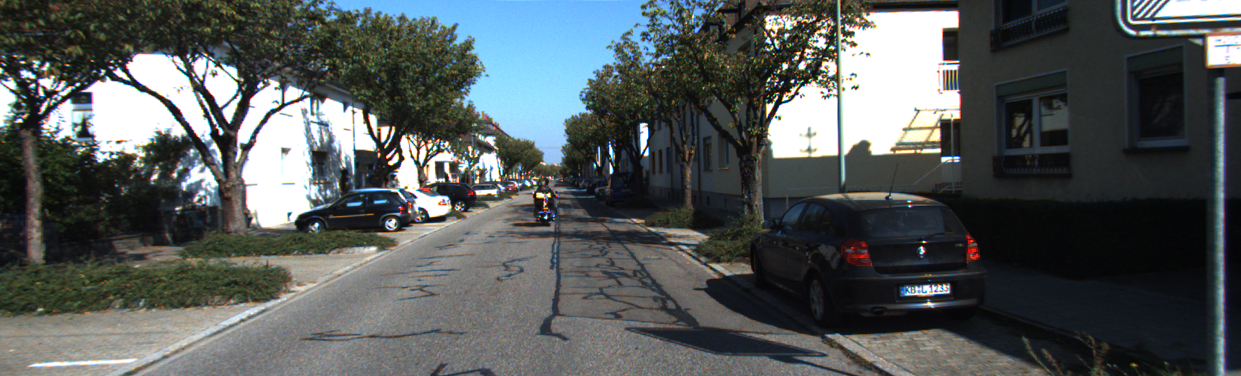
#> input picture data/kitti_l.png, 1241 x 376 px
$ python epipolar.py
#> lines starting #> are read from the running program, lines starting #| are printed output that depends on the picture
import cv2
import numpy as np
from matplotlib import pyplot as plt


def drawlines(img1,img2,lines,pts1,pts2):
    ''' img1 - image on which we draw the epilines for the points in img2
        lines - corresponding epilines '''
    r,c = img1.shape
    img1 = cv2.cvtColor(img1,cv2.COLOR_GRAY2BGR)
    img2 = cv2.cvtColor(img2,cv2.COLOR_GRAY2BGR)
    for r,pt1,pt2 in zip(lines,pts1,pts2):
        color = tuple(np.random.randint(0,255,3).tolist())
        x0,y0 = map(int, [0, -r[2]/r[1] ])
        x1,y1 = map(int, [c, -(r[2]+r[0]*c)/r[1] ])
        cv2.line(img1, (x0,y0), (x1,y1), color,1)
        cv2.circle(img1,tuple(pt1),10,color,-1)
        cv2.circle(img2,tuple(pt2),10,color,-1)

    return img1,img2

if __name__ == "__main__":
    img1 = cv2.imread('../data/kitti_l.png', 0)
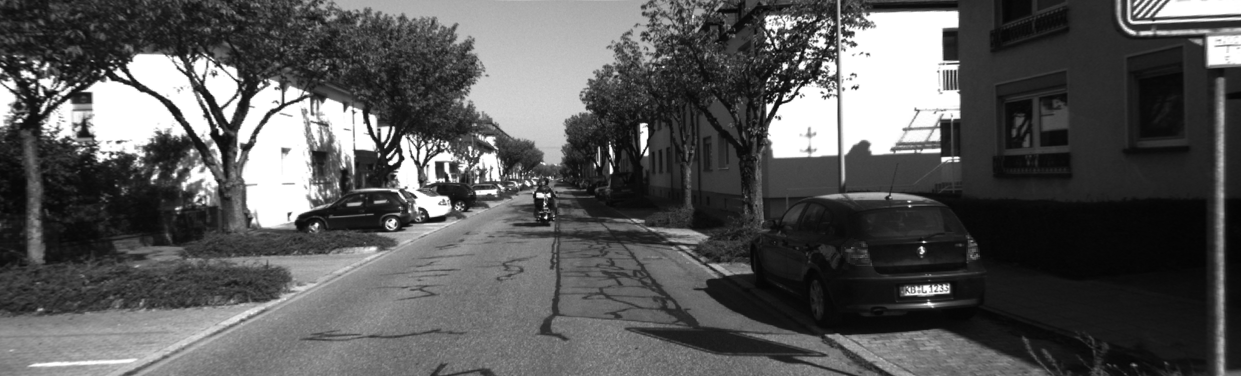
#> img1: shape (376, 1241); min 3, max 255, mean 87.7
    img2 = cv2.imread('../data/kitti_l_1.png', 0)
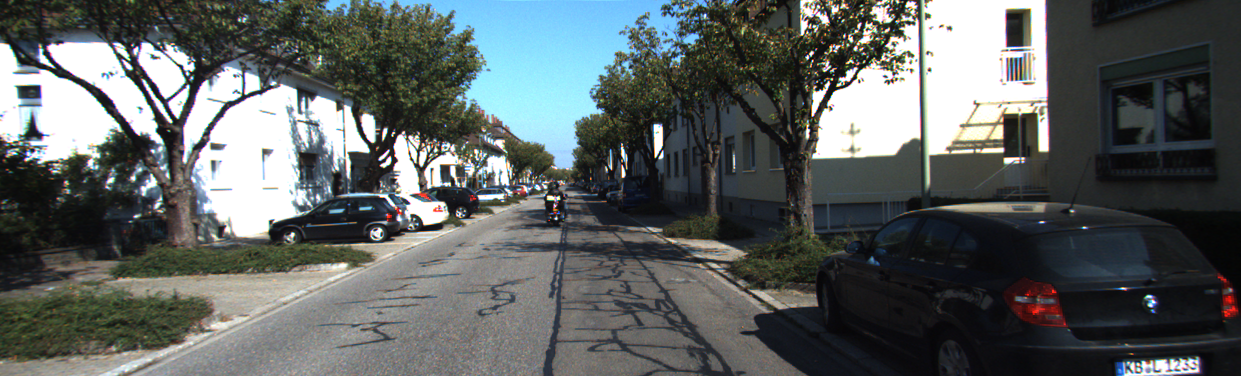
#> input picture data/kitti_l_1.png, 1241 x 376 px
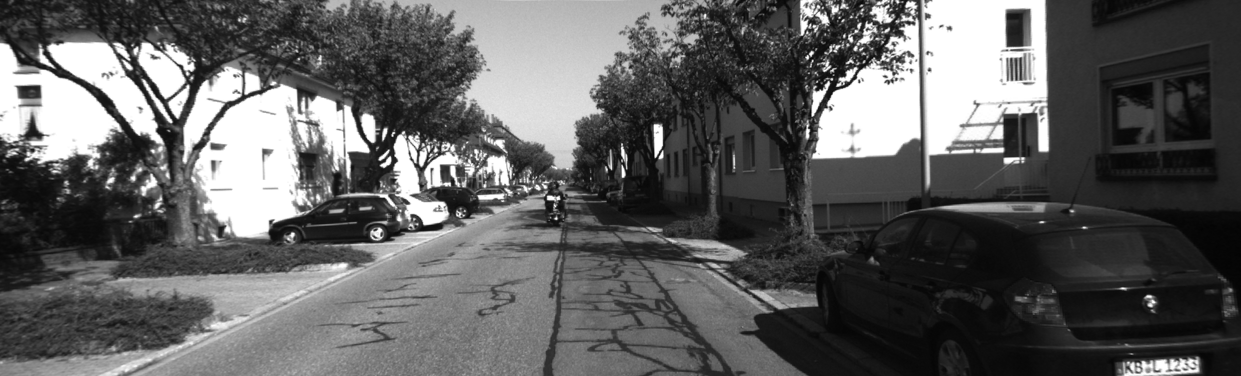
#> img2: shape (376, 1241); min 3, max 255, mean 95.3

    orb = cv2.ORB_create()

    # find the keypoints and descriptors with ORB
    kp1, des1 = orb.detectAndCompute(img1,None)
#> kp1 = 500 keypoints; strongest (x, y, size): (389, 162, 31), (783, 99, 31), (784, 98, 37.2), (538, 194, 37.2)
    kp2, des2 = orb.detectAndCompute(img2,None)
#> kp2 = 500 keypoints; strongest (x, y, size): (548, 197, 37.2), (389, 161, 53.6), (828, 83, 31), (388, 160, 64.3)

    # create BFMatcher object
    bf = cv2.BFMatcher(cv2.NORM_HAMMING, crossCheck=True)

    # Match descriptors.
    matches = bf.match(des1,des2)
#> matches = 197 matches

    good = []
    pts1 = []
    pts2 = []

    D_MATCH_THRES = 30
    for m in matches:
        if m.distance < D_MATCH_THRES:
            good.append(m)
            pts2.append(kp2[m.trainIdx].pt)
            pts1.append(kp1[m.queryIdx].pt)
#> after the loop, good = 22 matches; pts1 = 22 items, first 6: (645, 154), (939, 150), (393, 220), (944, 59), (430, 216), (393.6, 220.8); pts2 = 22 items, first 6: (660, 157), (1002, 150), (379.2, 229.2), (1006.8, 44.4), (424.8, 223.2), (378.7, 230.4)

    pts1 = np.float32(pts1)
#> pts1 = 22 rows, first 8: [645, 154], [939, 150], [393, 220], [944, 59], [430, 216], [393.6, 220.8], [610.8, 171.6], [645.6, 153.6]
    pts2 = np.float32(pts2)
#> pts2 = 22 rows, first 8: [660, 157], [1002, 150], [379.2, 229.2], [1006.8, 44.4], [424.8, 223.2], [378.7, 230.4], [622.8, 175.2], [660, 156]

    # compute F
    F, mask = cv2.findFundamentalMat(pts1,pts2,cv2.FM_RANSAC) #cv2.FM_LMEDS
#> F = [[7.34e-07, 0.000234, -0.0366], [-0.000231, 6.7e-06, 0.148], [0.0357, -0.156, 1]]; mask = 22 values, max 1 at index 0, min 0 at index 11, mean 0.955

    # We select only inlier points
    pts1 = pts1[mask.ravel()==1]
#> pts1 = 21 rows, first 8: [645, 154], [939, 150], [393, 220], [944, 59], [430, 216], [393.6, 220.8], [610.8, 171.6], [645.6, 153.6]
    pts2 = pts2[mask.ravel()==1]
#> pts2 = 21 rows, first 8: [660, 157], [1002, 150], [379.2, 229.2], [1006.8, 44.4], [424.8, 223.2], [378.7, 230.4], [622.8, 175.2], [660, 156]

    # Find epilines corresponding to points in right image (second image) and
    # drawing its lines on left image
    lines1 = cv2.computeCorrespondEpilines(pts2.reshape(-1,1,2), 2,F)
#> lines1 = 21 rows, first 8: [-0.985, -0.172, 661.9], [0.0216, 1, -168.1], [-0.253, -0.968, 312.1], [0.309, 0.951, -346], [-0.275, -0.962, 325.5], [-0.256, -0.967, 314.2], [-0.453, -0.891, 429.7], [0.94, -0.341, -553.8]
    lines1 = lines1.reshape(-1,3)
    img5,img6 = drawlines(img1,img2,lines1,pts1,pts2)
#> the loop in drawlines, `for r,pt1,pt2 in zip(lines,pts1,pts2):` made 21 passes
#> (r, pt1, pt2, color, y0, y1) on passes 1 to 8: ([-0.985, -0.172, 661.9], [645, 154], [660, 157], (172, 47, 117), 3856, -3266), ([0.0216, 1, -168.1], [939, 150], [1002, 150], (192, 67, 251), 168, 141), ([-0.253, -0.968, 312.1], [393, 220], [379.2, 229.2], (195, 103, 9), 322, -1), ([0.309, 0.951, -346], [944, 59], [1006.8, 44.4], (211, 21, 242), 363, -39), ([-0.275, -0.962, 325.5], [430, 216], [424.8, 223.2], (36, 87, 70), 338, -16), ([-0.256, -0.967, 314.2], [393.6, 220.8], [378.7, 230.4], (216, 88, 140), 325, -3), ([-0.453, -0.891, 429.7], [610.8, 171.6], [622.8, 175.2], (58, 193, 230), 482, -148), ([0.94, -0.341, -553.8], [645.6, 153.6], [660, 156], (39, 87, 174), -1625, 1798)
#> after the loop in drawlines, `for r,pt1,pt2 in zip(lines,pts1,pts2):`:
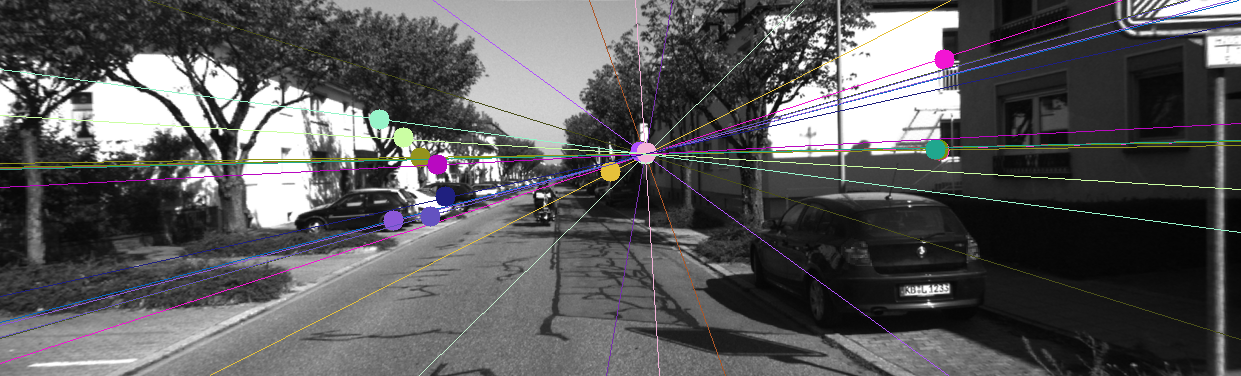
#> img1: shape (376, 1241, 3); mean B, G, R 89.7, 88.5, 89.2
#> after the loop in drawlines, `for r,pt1,pt2 in zip(lines,pts1,pts2):`:
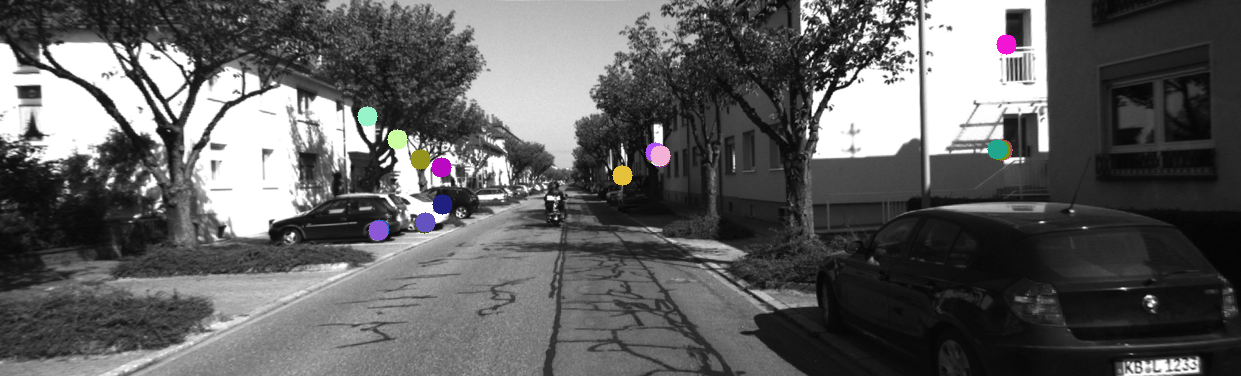
#> img2: shape (376, 1241, 3); mean B, G, R 95.5, 95.2, 95.5

    # Find epilines corresponding to points in left image (first image) and
    # drawing its lines on right image
    lines2 = cv2.computeCorrespondEpilines(pts1.reshape(-1,1,2), 1,F)
#> lines2 = 21 rows, first 8: [-0.98, -0.197, 678], [-0.0114, -1, 163.9], [0.251, 0.968, -317], [-0.302, -0.953, 348.3], [0.275, 0.962, -331.6], [0.254, 0.967, -319.2], [0.45, 0.893, -436.9], [-0.699, -0.716, 573]
    lines2 = lines2.reshape(-1,3)
    img3,img4 = drawlines(img2,img1,lines2,pts2,pts1)
#> the loop in drawlines (call 2), `for r,pt1,pt2 in zip(lines,pts1,pts2):` made 21 passes
#> (r, pt1, pt2, color, y0, y1) on passes 1 to 8: ([-0.98, -0.197, 678], [660, 157], [645, 154], (114, 183, 28), 3445, -2737), ([-0.0114, -1, 163.9], [1002, 150], [939, 150], (34, 128, 128), 163, 149), ([0.251, 0.968, -317], [379.2, 229.2], [393, 220], (164, 53, 133), 327, 5), ([-0.302, -0.953, 348.3], [1006.8, 44.4], [944, 59], (38, 232, 244), 365, -27), ([0.275, 0.962, -331.6], [424.8, 223.2], [430, 216], (17, 79, 132), 344, -9), ([0.254, 0.967, -319.2], [378.7, 230.4], [393.6, 220.8], (105, 42, 186), 330, 3), ([0.45, 0.893, -436.9], [622.8, 175.2], [610.8, 171.6], (31, 120, 1), 489, -136), ([-0.699, -0.716, 573], [660, 156], [645.6, 153.6], (65, 231, 169), 800, -410)
#> after the loop in drawlines (call 2), `for r,pt1,pt2 in zip(lines,pts1,pts2):`:
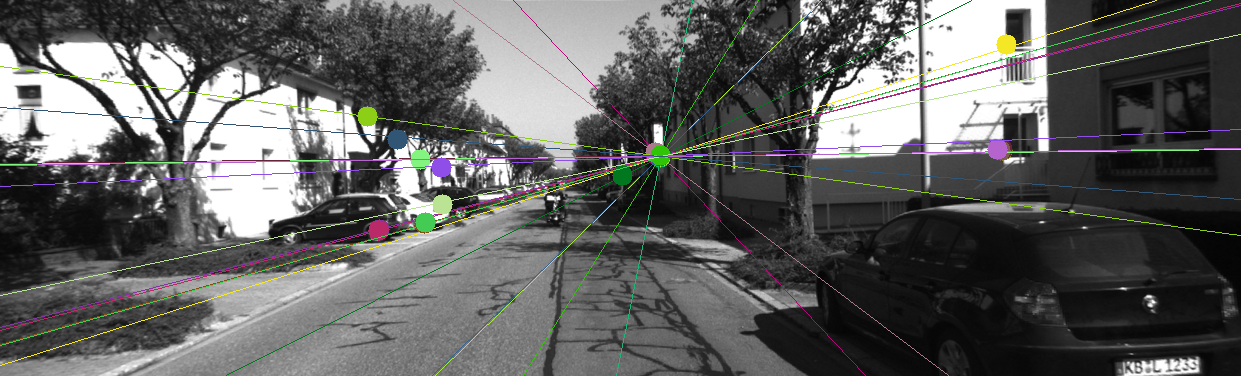
#> img1: shape (376, 1241, 3); mean B, G, R 95.3, 96.5, 96.2
#> after the loop in drawlines (call 2), `for r,pt1,pt2 in zip(lines,pts1,pts2):`:
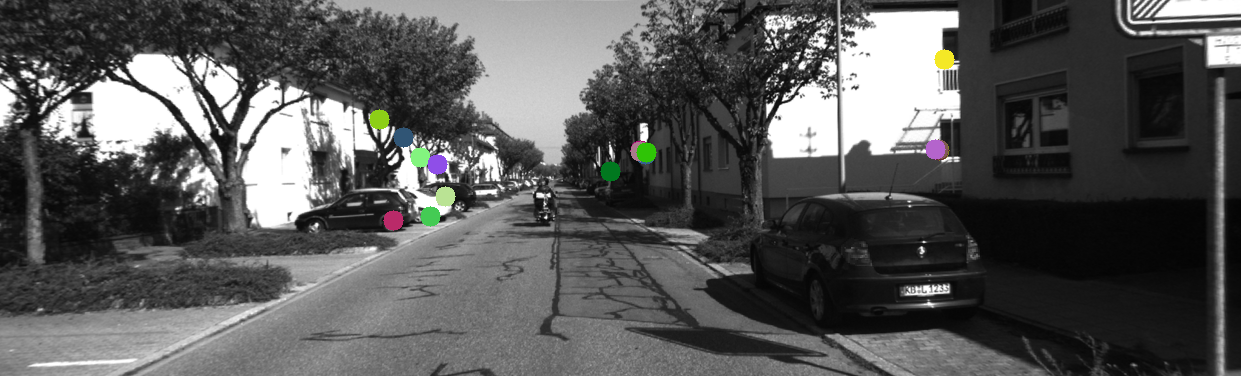
#> img2: shape (376, 1241, 3); mean B, G, R 87.5, 88, 87.7

    plt.subplot(121),plt.imshow(img5)
    plt.subplot(122),plt.imshow(img3)
    plt.show()
#> figure, not shown here; B, G, R data is drawn as R, G, B
